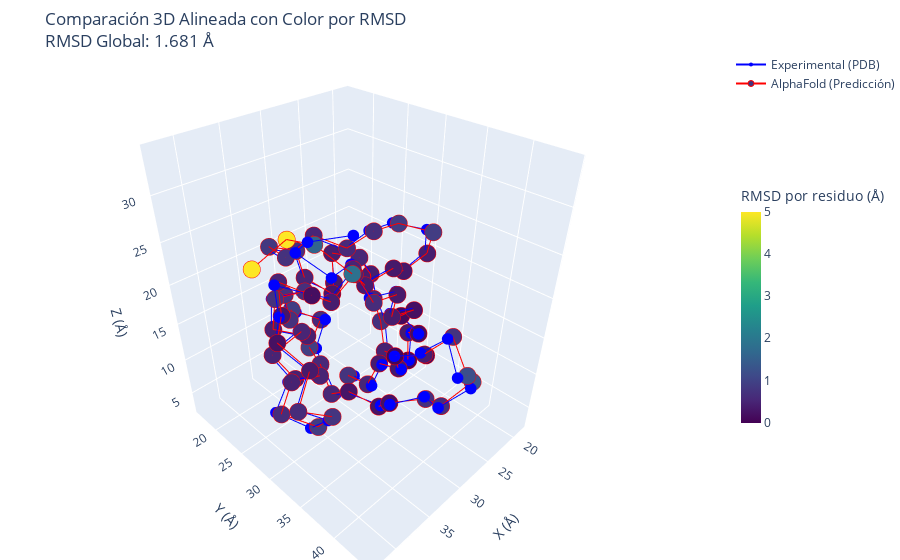

The cell this chart's notebook holds for it:
### Code cell
import numpy as np
import plotly.graph_objects as go
from Bio.PDB import PDBParser, Superimposer

# Función para cargar una estructura PDB y extraer carbonos alfa (CA) de una cadena específica
def cargar_ca(pdb_path, chain_id="A", max_residuos=None):
    parser = PDBParser(QUIET=True)
    estructura = parser.get_structure("Proteina", pdb_path)
    
    # Verificar si la cadena existe
    if chain_id not in [chain.id for chain in estructura[0]]:
        raise ValueError(f"La cadena {chain_id} no existe en el archivo {pdb_path}.")
    
    ca_atoms = []
    for i, res in enumerate(estructura[0][chain_id]):  # Usamos la cadena especificada
        if "CA" in res:
            if max_residuos is not None and i >= max_residuos:
                break
            ca_atoms.append(res["CA"])
    
    if not ca_atoms:
        raise ValueError(f"No se encontraron carbonos alfa (CA) en la cadena {chain_id} del archivo {pdb_path}.")
    
    return ca_atoms

# Función para alinear estructuras y calcular RMSD por residuo
def alinear_estructuras(ca_exp, ca_af):
    super_imposer = Superimposer()
    super_imposer.set_atoms(ca_exp, ca_af)
    super_imposer.apply(ca_af)  # Aplica la transformación a la predicción de AlphaFold
    
    # Calcular RMSD por residuo
    rmsd_residuos = np.linalg.norm(
        np.array([atom1.get_coord() for atom1 in ca_exp]) - 
        np.array([atom2.get_coord() for atom2 in ca_af]),
        axis=1
    )
    
    return super_imposer, rmsd_residuos

# Función para graficar con coloración según desviación estructural y exportar HTML
def graficar_estructuras_coloreadas(ca_exp, ca_af, rmsd_residuos, rmsd_global, title="Comparación 3D Alineada"):
    # Convertir a coordenadas NumPy para graficar
    ca_exp_coords = np.array([atom.get_coord() for atom in ca_exp])
    ca_af_coords = np.array([atom.get_coord() for atom in ca_af])

    # Definir el rango de colores (0 a 5 Å)
    colores = np.clip(rmsd_residuos, 0, 5)  # Limitar el RMSD a un máximo de 5 Å

    # Crear gráfico 3D con plotly
    fig = go.Figure()

    # Graficar estructura experimental en azul
    fig.add_trace(go.Scatter3d(
        x=ca_exp_coords[:, 0], y=ca_exp_coords[:, 1], z=ca_exp_coords[:, 2],
        mode='lines+markers',
        marker=dict(size=4, color='blue'),
        line=dict(color='blue', width=2),
        name="Experimental (PDB)"
    ))

    # Graficar estructura AlphaFold con escala de colores mejorada
    fig.add_trace(go.Scatter3d(
        x=ca_af_coords[:, 0], y=ca_af_coords[:, 1], z=ca_af_coords[:, 2],
        mode='lines+markers',
        marker=dict(size=6, color=colores, colorscale='Viridis', cmin=0, cmax=5,
                    colorbar=dict(title="RMSD por residuo (Å)", thickness=20, len=0.5),
                    line=dict(color='red', width=1)),  # Borde rojo para los marcadores
        line=dict(color='red', width=2),
        name="AlphaFold (Predicción)"
    ))

    # Configuración del gráfico
    fig.update_layout(
        scene=dict(
            xaxis_title='X (Å)',
            yaxis_title='Y (Å)',
            zaxis_title='Z (Å)',
        ),
        title=f"{title}<br>RMSD Global: {rmsd_global:.3f} Å",
        margin=dict(l=0, r=0, b=0, t=50)  # Ajustar márgenes
    )

    # Mostrar el gráfico interactivo
    fig.show()

    # Exportar el gráfico como HTML interactivo
    fig.write_html("comparacion_3d.html")

# Cargar las estructuras
pdb_exp_path = "/home/antonio-tapia/Documentos/pdb_files/pdb1ubq.ent"
pdb_af_path = "/home/antonio-tapia/Documentos/alphafold_models/P0CG47.pdb"

# Cargar solo los primeros 76 residuos (o menos si una estructura es más corta)
ca_exp = cargar_ca(pdb_exp_path, chain_id="A", max_residuos=76)
ca_af = cargar_ca(pdb_af_path, chain_id="A", max_residuos=76)

# Verificar que ambas estructuras se cargaron correctamente
if ca_exp is not None and ca_af is not None:
    # Alinear estructuras y calcular RMSD por residuo
    super_imposer, rmsd_residuos = alinear_estructuras(ca_exp, ca_af)
    
    if super_imposer is not None:
        # Graficar estructuras alineadas con colores por desviación
        graficar_estructuras_coloreadas(ca_exp, ca_af, rmsd_residuos, super_imposer.rms,
                                        title="Comparación 3D Alineada con Color por RMSD")
        
        # Mostrar el RMSD global
        print(f"RMSD entre estructuras: {super_imposer.rms:.3f} Å")

### Figure 1 — Plotly figure (JSON) as saved in the notebook; plotly's stock layout.template omitted (floating-point values rounded to 4 significant figures)
{"data": [{"line": {"color": "blue", "width": 2}, "marker": {"color": "blue", "size": 4}, "mode": "lines+markers", "name": "Experimental (PDB)", "type": "scatter3d", "x": [26.27, 26.85, 26.24, 26.77, 28.6, 27.69, 30.23, 29.61, 31.42, 28.98, 31.19, 29.54, 31.72, 30.5, 31.68, 31.22, 30.29, 28.47, 25.83, 28.05, 30.8, 31.4, 31.29, 35.03, 35.59, 33.53, 35.6, 38.79, 37.47, 36.73, 40.27, 41.72, 39.81, 39.68, 42.35, 40.23, 41.46, 38.82, 39.06, 37.74, 34.74, 31.2, 28.76, 25.03, 22.13, 18.44, 19.4, 21.55, 25.35, 26.83, 29.01, 32.26, 31.57, 28.11, 27.57, 25.59, 22.92, 22.42, 21.08, 19.07, 21.18, 20.08, 21.66, 21.91, 21.42, 23.21, 25.15, 26.18, 29.8, 30.48, 34.15, 35.16, 38.67, 40.87, 41.85, 40.37], "y": [25.41, 29.02, 30.06, 33.44, 33.97, 37.31, 38.64, 41.18, 43.94, 43.96, 42.01, 39.02, 36.29, 33.88, 30.27, 27.34, 24.25, 20.94, 19.83, 16.83, 19.08, 19.06, 22.2, 21.72, 21.94, 25.1, 26.72, 25.76, 27.39, 30.57, 30.51, 30.02, 32.99, 35.55, 34.27, 33.72, 30.75, 28.02, 28.06, 31.64, 30.88, 30.33, 29.57, 30.17, 29.06, 29.14, 29.89, 26.8, 26.87, 24.52, 21.66, 20.67, 16.96, 17.44, 18.19, 21.11, 18.58, 17.64, 21.15, 21.35, 24.26, 24.77, 26.85, 30.56, 30.25, 32.76, 31.61, 34.13, 34.15, 35.37, 35.47, 34.17, 35.5, 33.8, 36.55, 39.81], "z": [2.842, 3.898, 7.497, 9.197, 12.5, 14.14, 16.66, 19.47, 17.55, 14.68, 12.33, 10.65, 9.176, 6.512, 6.639, 4.275, 6.193, 5.98, 8.494, 9.21, 10.57, 14.29, 16.42, 17.07, 13.3, 12.98, 15.74, 13.88, 10.67, 12.65, 14.11, 10.64, 9.233, 12.07, 14.43, 17.51, 19.59, 19.89, 23.69, 23.71, 21.47, 22.78, 19.91, 20.4, 18.18, 19.08, 22.66, 23.13, 23.64, 21.01, 22.29, 20.51, 19.83, 18.28, 14.56, 13.07, 12.02, 15.69, 16.25, 13.0, 11.69, 8.033, 5.24, 5.881, 9.62, 11.89, 14.98, 17.65, 18.83, 22.37, 23.48, 26.9, 27.68, 30.25, 32.69, 33.94]}, {"line": {"color": "red", "width": 2}, "marker": {"cmax": 5, "cmin": 0, "color": [0.7566, 0.521, 0.3772, 0.3366, 0.06518, 0.169, 0.402, 0.749, 1.217, 1.332, 0.6581, 0.6764, 0.2138, 0.2689, 0.303, 0.5477, 0.5511, 0.9483, 0.5866, 0.9326, 0.7303, 0.7303, 0.6778, 0.717, 0.4247, 0.4321, 0.5084, 0.4967, 0.4617, 0.499, 0.4701, 0.648, 0.8911, 0.769, 0.6161, 0.3504, 0.2235, 0.3045, 0.5008, 0.1878, 0.3976, 0.4859, 0.381, 0.3358, 0.3289, 0.3937, 0.9101, 0.8923, 0.6397, 0.5784, 0.5334, 0.7295, 0.8331, 0.7102, 0.4979, 0.3194, 0.3496, 0.4232, 0.5465, 0.396, 0.5291, 0.7029, 0.4633, 0.1142, 0.3798, 0.1608, 0.1282, 0.2197, 0.3962, 0.3512, 0.6244, 0.5028, 1.867, 1.609, 5.0, 5.0], "colorbar": {"len": 0.5, "thickness": 20, "title": {"text": "RMSD por residuo (Å)"}}, "colorscale": [[0, "#440154"], [0.1111, "#482878"], [0.2222, "#3e4989"], [0.3333, "#31688e"], [0.4444, "#26828e"], [0.5556, "#1f9e89"], [0.6667, "#35b779"], [0.7778, "#6ece58"], [0.8889, "#b5de2b"], [1, "#fde725"]], "line": {"color": "red", "width": 1}, "size": 6}, "mode": "lines+markers", "name": "AlphaFold (Predicción)", "type": "scatter3d", "x": [26.82, 27.07, 26.36, 26.84, 28.54, 27.58, 29.98, 28.87, 30.27, 27.83, 30.59, 29.2, 31.62, 30.64, 31.7, 31.66, 30.61, 29.25, 26.21, 28.67, 31.14, 31.58, 31.26, 35.03, 35.6, 33.43, 35.54, 38.77, 37.29, 36.57, 40.16, 41.51, 39.4, 39.47, 42.55, 40.26, 41.29, 38.52, 38.57, 37.78, 34.91, 31.36, 28.99, 25.26, 22.28, 18.53, 19.39, 21.54, 25.29, 26.82, 28.98, 32.34, 31.69, 28.26, 27.65, 25.84, 23.15, 22.59, 21.45, 19.41, 21.7, 20.77, 22.08, 21.96, 21.59, 23.11, 25.17, 26.21, 29.87, 30.57, 34.22, 35.33, 37.75, 39.56, 39.4, 42.59], "y": [24.9, 28.56, 29.7, 33.11, 33.97, 37.34, 38.92, 41.25, 44.19, 43.35, 41.91, 38.95, 36.1, 33.73, 30.08, 27.1, 24.1, 20.55, 19.38, 16.77, 19.48, 19.49, 22.78, 22.37, 22.29, 25.45, 27.19, 26.21, 27.76, 30.98, 30.93, 30.63, 33.69, 35.94, 34.77, 33.98, 30.8, 28.04, 28.05, 31.82, 31.18, 30.76, 29.87, 30.41, 29.31, 29.52, 30.8, 27.66, 27.49, 25.0, 22.08, 21.27, 17.49, 17.97, 18.46, 21.29, 18.69, 17.87, 21.51, 21.49, 24.26, 24.7, 26.68, 30.47, 29.92, 32.66, 31.7, 34.29, 34.49, 35.66, 36.06, 34.57, 36.99, 34.58, 30.89, 30.04], "z": [2.931, 3.991, 7.545, 9.177, 12.49, 14.02, 16.5, 19.34, 17.25, 14.39, 12.08, 10.07, 9.191, 6.343, 6.867, 4.493, 6.619, 6.345, 8.447, 9.911, 11.07, 14.85, 16.76, 17.38, 13.55, 13.21, 15.91, 14.09, 10.87, 12.87, 14.28, 10.7, 9.619, 12.7, 14.73, 17.74, 19.72, 19.93, 23.8, 23.74, 21.29, 22.64, 19.81, 20.47, 18.33, 19.14, 22.68, 23.37, 23.79, 21.34, 22.62, 20.92, 20.46, 18.72, 14.98, 13.15, 12.27, 16.01, 16.43, 13.15, 11.81, 8.134, 5.152, 5.841, 9.627, 11.82, 14.89, 17.51, 18.64, 22.21, 23.29, 26.64, 28.33, 30.76, 29.7, 27.83]}], "layout": {"margin": {"b": 0, "l": 0, "r": 0, "t": 50}, "scene": {"xaxis": {"title": {"text": "X (Å)"}}, "yaxis": {"title": {"text": "Y (Å)"}}, "zaxis": {"title": {"text": "Z (Å)"}}}, "title": {"text": "Comparación 3D Alineada con Color por RMSD<br>RMSD Global: 1.681 Å"}}}
